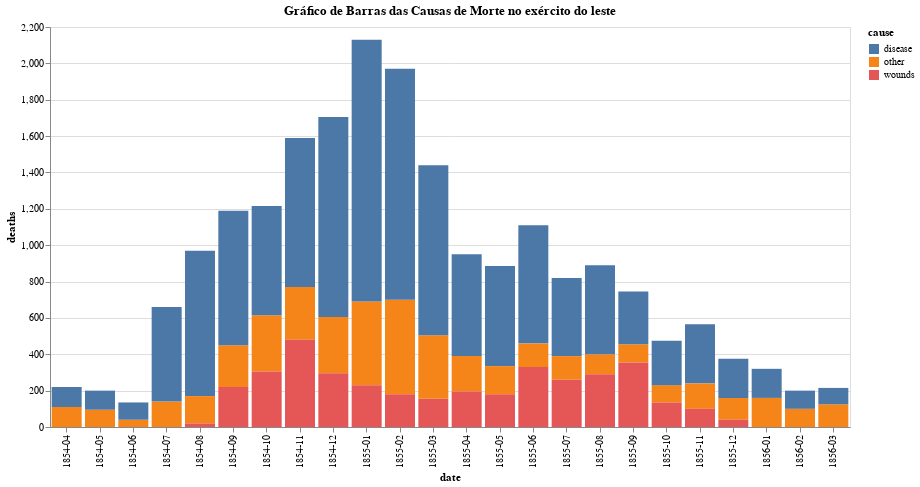

Notebook source saved alongside this figure:
### Markdown cell above
Além disso, os meses que tem valores pequenos, como abril, maio e junho de 1854, são quase que invisíveis no gráfico.

Uma modificação possível seria trocar o gráfico de barras em coordenadas polares por um gráfico de barras comum:

### Code cell
bar1 = alt.Chart(df_melted).mark_bar().encode(
    x = 'date',
    y = 'deaths',
    color = 'cause'
).properties(width = 800, height = 400, title="Gráfico de Barras das Causas de Morte no exército do leste").interactive()

save(bar1, "bar1.html")

bar1

### Figure 1 — Vega-Lite specification as saved in the notebook (floating-point values rounded to 4 significant figures)
{"config": {"view": {"continuousWidth": 400, "continuousHeight": 300}}, "data": {"name": "data-3c35505f65207aa50905676c68c2233d"}, "mark": "bar", "encoding": {"color": {"type": "nominal", "field": "cause"}, "x": {"type": "nominal", "field": "date"}, "y": {"type": "quantitative", "field": "deaths"}}, "height": 400, "selection": {"selector004": {"type": "interval", "bind": "scales", "encodings": ["x", "y"]}}, "title": "Gráfico de Barras das Causas de Morte no exército do leste", "width": 800, "$schema": "https://vega.github.io/schema/vega-lite/v4.8.1.json", "datasets": {"data-3c35505f65207aa50905676c68c2233d": [{"date": "1854-04", "cause": "other", "deaths": 110}, {"date": "1854-05", "cause": "other", "deaths": 95}, {"date": "1854-06", "cause": "other", "deaths": 40}, {"date": "1854-07", "cause": "other", "deaths": 140}, {"date": "1854-08", "cause": "other", "deaths": 150}, {"date": "1854-09", "cause": "other", "deaths": 230}, {"date": "1854-10", "cause": "other", "deaths": 310}, {"date": "1854-11", "cause": "other", "deaths": 290}, {"date": "1854-12", "cause": "other", "deaths": 310}, {"date": "1855-01", "cause": "other", "deaths": 460}, {"date": "1855-02", "cause": "other", "deaths": 520}, {"date": "1855-03", "cause": "other", "deaths": 350}, {"date": "1855-04", "cause": "other", "deaths": 195}, {"date": "1855-05", "cause": "other", "deaths": 155}, {"date": "1855-06", "cause": "other", "deaths": 130}, {"date": "1855-07", "cause": "other", "deaths": 130}, {"date": "1855-08", "cause": "other", "deaths": 110}, {"date": "1855-09", "cause": "other", "deaths": 100}, {"date": "1855-10", "cause": "other", "deaths": 95}, {"date": "1855-11", "cause": "other", "deaths": 140}, {"date": "1855-12", "cause": "other", "deaths": 120}, {"date": "1856-01", "cause": "other", "deaths": 160}, {"date": "1856-02", "cause": "other", "deaths": 100}, {"date": "1856-03", "cause": "other", "deaths": 125}, {"date": "1854-04", "cause": "wounds", "deaths": 0}, {"date": "1854-05", "cause": "wounds", "deaths": 0}, {"date": "1854-06", "cause": "wounds", "deaths": 0}, {"date": "1854-07", "cause": "wounds", "deaths": 0}, {"date": "1854-08", "cause": "wounds", "deaths": 20}, {"date": "1854-09", "cause": "wounds", "deaths": 220}, {"date": "1854-10", "cause": "wounds", "deaths": 305}, {"date": "1854-11", "cause": "wounds", "deaths": 480}, {"date": "1854-12", "cause": "wounds", "deaths": 295}, {"date": "1855-01", "cause": "wounds", "deaths": 230}, {"date": "1855-02", "cause": "wounds", "deaths": 180}, {"date": "1855-03", "cause": "wounds", "deaths": 155}, {"date": "1855-04", "cause": "wounds", "deaths": 195}, {"date": "1855-05", "cause": "wounds", "deaths": 180}, {"date": "1855-06", "cause": "wounds", "deaths": 330}, {"date": "1855-07", "cause": "wounds", "deaths": 260}, {"date": "1855-08", "cause": "wounds", "deaths": 290}, {"date": "1855-09", "cause": "wounds", "deaths": 355}, {"date": "1855-10", "cause": "wounds", "deaths": 135}, {"date": "1855-11", "cause": "wounds", "deaths": 100}, {"date": "1855-12", "cause": "wounds", "deaths": 40}, {"date": "1856-01", "cause": "wounds", "deaths": 0}, {"date": "1856-02", "cause": "wounds", "deaths": 0}, {"date": "1856-03", "cause": "wounds", "deaths": 0}, {"date": "1854-04", "cause": "disease", "deaths": 110}, {"date": "1854-05", "cause": "disease", "deaths": 105}, {"date": "1854-06", "cause": "disease", "deaths": 95}, {"date": "1854-07", "cause": "disease", "deaths": 520}, {"date": "1854-08", "cause": "disease", "deaths": 800}, {"date": "1854-09", "cause": "disease", "deaths": 740}, {"date": "1854-10", "cause": "disease", "deaths": 600}, {"date": "1854-11", "cause": "disease", "deaths": 820}, {"date": "1854-12", "cause": "disease", "deaths": 1100}, {"date": "1855-01", "cause": "disease", "deaths": 1440}, {"date": "1855-02", "cause": "disease", "deaths": 1270}, {"date": "1855-03", "cause": "disease", "deaths": 935}, {"date": "1855-04", "cause": "disease", "deaths": 560}, {"date": "1855-05", "cause": "disease", "deaths": 550}, {"date": "1855-06", "cause": "disease", "deaths": 650}, {"date": "1855-07", "cause": "disease", "deaths": 430}, {"date": "1855-08", "cause": "disease", "deaths": 490}, {"date": "1855-09", "cause": "disease", "deaths": 290}, {"date": "1855-10", "cause": "disease", "deaths": 245}, {"date": "1855-11", "cause": "disease", "deaths": 325}, {"date": "1855-12", "cause": "disease", "deaths": 215}, {"date": "1856-01", "cause": "disease", "deaths": 160}, {"date": "1856-02", "cause": "disease", "deaths": 100}, {"date": "1856-03", "cause": "disease", "deaths": 90}]}}
